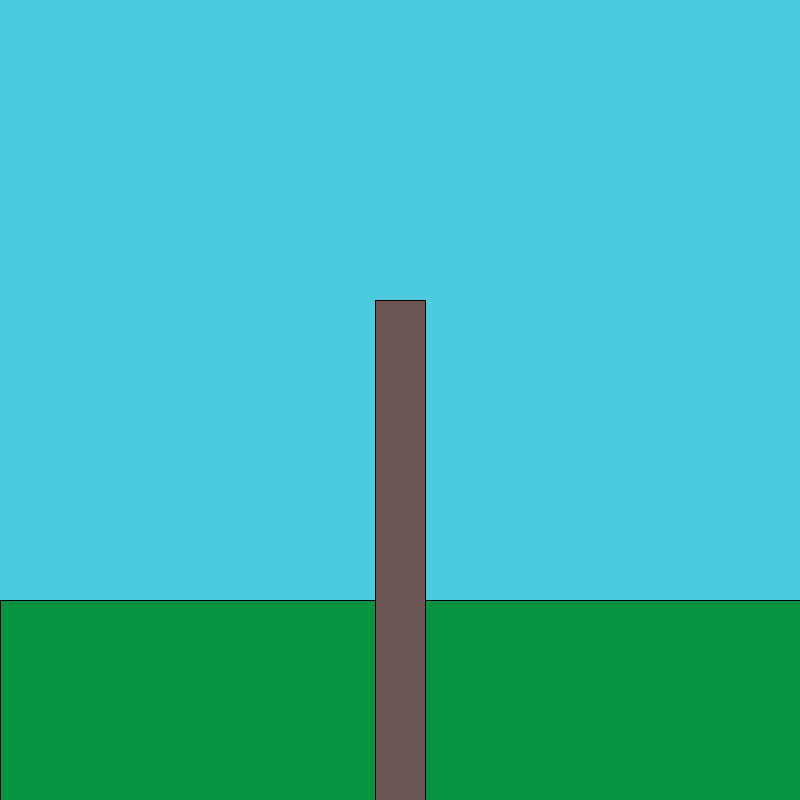
Frame 1 (no input)
Frame 60 (the mouse pressed at the canvas centre just before this capture): identical to frame 1, image omitted
Frame 120 (the mouse held since frame 60 and released just before this capture): identical to frame 1, image omitted

The Processing sketch that drew this single still picture (run headless with seeded random() and noise(); from frame 60 on, the mouse is pressed at the canvas centre):

// Processing sketch: Tree_Craft
// ── Tree_Craft.pde
void setup()
{
  frameRate(500);
  size(800, 800);
  background(77, 201, 224);
  
  
  fill(7, 147, 64);
  rect(0, 600, width, height);
  
  fill(108, 83, 84);
  rect(375, 300, 50, 510);
}


void draw()
{
  
  
  if(mousePressed && mouseButton == LEFT) //draws leaves
  {
    stroke(0);
    strokeWeight(1);
    fill(255, (int)random(0, 256), 0);
    rect(mouseX + (int)random(-20, 20), mouseY + (int)random(-20, 20), random(5, 16), random(5, 16));
  }
  
  if(mousePressed && mouseButton == RIGHT) //erases
  {
    noStroke();
    fill(77, 201, 224);
    rect(mouseX, mouseY, 35, 35);
    
  }
  
}
